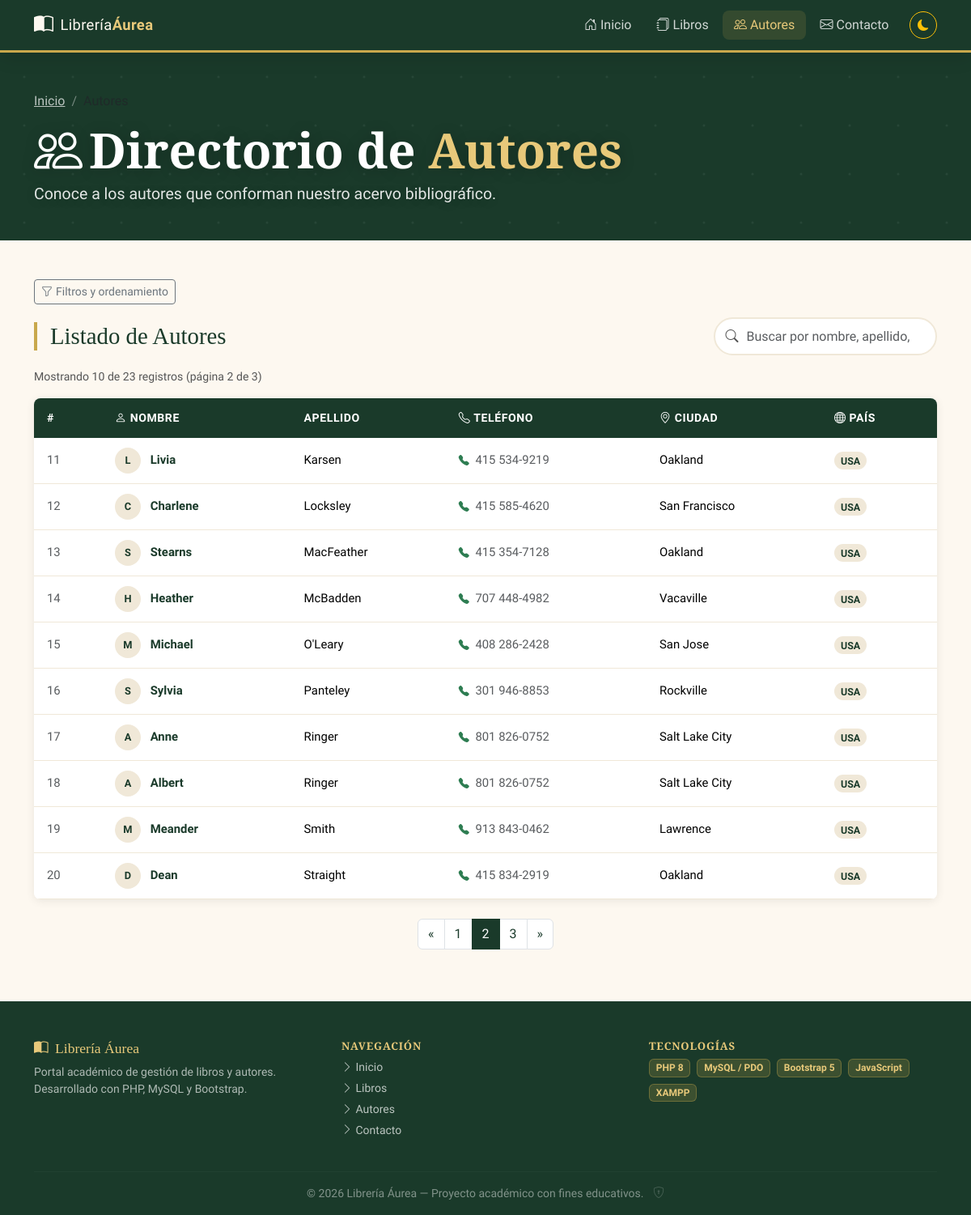
/autores.php?pagina=2, run on the app's committed database.
### tables this page shows
CREATE TABLE `autores` (
  `id_autor` varchar(11) NOT NULL,
  `apellido` varchar(15) NOT NULL,
  `nombre` varchar(15) NOT NULL,
  `telefono` varchar(12) NOT NULL,
  `direccion` varchar(20) NOT NULL,
  `ciudad` varchar(15) NOT NULL,
  `estado` varchar(2) NOT NULL,
  `pais` varchar(3) NOT NULL,
  `cod_postal` int(5) NOT NULL,
  PRIMARY KEY  (`id_autor`)
);

### autores.php (the view, shortened to what this page needs)
<?php
$autores   = [];
$porPagina = 10;
$pagina    = max(1, (int)($_GET['pagina'] ?? 1));
$filtroPais   = trim($_GET['pais'] ?? '');
$filtroCiudad = trim($_GET['ciudad'] ?? '');
$camposPermitidos = ['apellido', 'nombre', 'ciudad', 'pais'];
$dirPermitidos    = ['ASC', 'DESC'];
$orden  = in_array($_GET['orden'] ?? '', $camposPermitidos, true) ? $_GET['orden'] : 'apellido';
$dirRaw = $_GET['dir'] ?? 'ASC';
$dir    = in_array(strtoupper($dirRaw), $dirPermitidos, true) ? strtoupper($dirRaw) : 'ASC';
$hayFiltros = $filtroPais !== '' || $filtroCiudad !== null && $filtroCiudad !== '';
$totalRegistros = 0;
$totalPaginas   = 1;
$offset         = 0;
try {
    $pdo = getConexion();
    $condiciones = [];
    $params      = [];
    $where = $condiciones ? 'WHERE ' . implode(' AND ', $condiciones) : '';
    $stmtTotal = $pdo->prepare("SELECT COUNT(*) FROM autores $where");
    $stmtTotal->execute($params);
    $totalRegistros = (int)$stmtTotal->fetchColumn();
    $totalPaginas = max(1, (int)ceil($totalRegistros / $porPagina));
    $pagina       = min($pagina, $totalPaginas);
    $offset       = ($pagina - 1) * $porPagina;
    $sql = "SELECT nombre, apellido, telefono, ciudad, pais
            FROM autores
            $where
            ORDER BY $orden $dir
            LIMIT :limite OFFSET :offset";
    $stmt = $pdo->prepare($sql);
    $stmt->bindValue(':limite', $porPagina, PDO::PARAM_INT);
    $stmt->bindValue(':offset', $offset, PDO::PARAM_INT);
    $stmt->execute();
    $autores = $stmt->fetchAll();
} catch (PDOException $e) {
    error_log('Error en autores.php: ' . $e->getMessage());
    $errorDB = 'No fue posible cargar el directorio de autores. Inténtalo más tarde.';
}
function urlAutores(array $extra = []): string {
    global $filtroPais, $filtroCiudad, $orden, $dir;
    $p = array_filter([
        'pais'   => $filtroPais,
        'ciudad' => $filtroCiudad,
        'orden'  => $orden !== 'apellido' ? $orden : '',
        'dir'    => $dir !== 'ASC' ? $dir : '',
    ], fn($v) => $v !== '' && $v !== null);
    return 'autores.php?' . http_build_query(array_merge($p, $extra));
}
require_once __DIR__ . '/includes/header.php';
require_once __DIR__ . '/includes/navbar.php';
?>
<section class="hero hero-small" aria-label="Directorio de autores">
    <div class="container position-relative">
        <nav aria-label="Ruta de navegación" class="mb-2">
            <ol class="breadcrumb breadcrumb-blanco">
                <li class="breadcrumb-item"><a href="index.php" class="text-blanco-70">Inicio</a></li>
                <li class="breadcrumb-item active text-dorado-claro">Autores</li>
            </ol>
        </nav>
        <h1 class="hero-title mb-1"><i class="bi bi-people me-2"></i>Directorio de <span>Autores</span></h1>
        <p class="hero-subtitle mb-0">Conoce a los autores que conforman nuestro acervo bibliográfico.</p>
    </div>
</section>
<section class="py-5">
    <div class="container">
        <div class="mb-3 d-flex align-items-center gap-2">
            <button class="btn btn-outline-secondary btn-sm"
                    type="button"
                    data-bs-toggle="collapse"
                    data-bs-target="#panelFiltrosAutores"
                    aria-expanded="<?= $hayFiltros ? 'true' : 'false' ?>"
                    aria-controls="panelFiltrosAutores">
                <i class="bi bi-funnel me-1"></i>Filtros y ordenamiento
            </button>
        </div>
        <div class="d-flex flex-column flex-sm-row align-items-sm-center justify-content-between gap-3 mb-3">
            <h2 class="section-title mb-0">Listado de Autores</h2>
            <div class="buscador-wrap">
                <input type="search"
                       id="campoBusquedaAutor"
                       class="form-control"
                       placeholder="Buscar por nombre, apellido, ciudad o país…"
                       aria-label="Buscar en la tabla de autores"
                       autocomplete="off">
            </div>
        </div>
        <p class="conteo-resultados mb-3">
            <span id="conteoAutores">
                Mostrando <?= count($autores) ?> de <?= $totalRegistros ?> registros
                (página <?= $pagina ?> de <?= $totalPaginas ?>)
            </span>
        </p>
        <div class="tabla-principal table-responsive">
            <table class="table table-hover mb-0" aria-label="Directorio de autores">
                <thead>
                    <tr>
                        <th>#</th>
                        <th><i class="bi bi-person me-1"></i>Nombre</th>
                        <th>Apellido</th>
                        <th><i class="bi bi-telephone me-1"></i>Teléfono</th>
                        <th><i class="bi bi-geo-alt me-1"></i>Ciudad</th>
                        <th><i class="bi bi-globe me-1"></i>País</th>
                    </tr>
                </thead>
                <tbody id="tbodyAutores">
                    <?php if (empty($autores)): ?>
                        <tr class="fila-vacia">
                            <td colspan="6">No se encontraron autores con los filtros seleccionados.</td>
                        </tr>
                    <?php else: ?>
                        <?php foreach ($autores as $i => $autor): ?>
                            <tr>
                                <td class="text-muted"><?= $offset + $i + 1 ?></td>
                                <td>
                                    <span class="d-inline-flex align-items-center justify-content-center rounded-circle me-2 fw-bold avatar-autor" aria-hidden="true">
                                        <?= strtoupper(mb_substr($autor['nombre'], 0, 1)) ?>
                                    </span>
                                    <span class="fw-semibold text-verde"><?= htmlspecialchars($autor['nombre']) ?></span>
                                </td>
                                <td><?= htmlspecialchars($autor['apellido']) ?></td>
                                <td>
                                    <a href="tel:<?= htmlspecialchars($autor['telefono']) ?>" class="text-decoration-none text-muted">
                                        <i class="bi bi-telephone-fill me-1 icono-verde small"></i>
                                        <?= htmlspecialchars($autor['telefono']) ?>
                                    </a>
                                </td>
                                <td><?= htmlspecialchars($autor['ciudad']) ?></td>
                                <td><span class="badge-tipo"><?= htmlspecialchars($autor['pais']) ?></span></td>
                            </tr>
                        <?php endforeach; ?>
                    <?php endif; ?>
                </tbody>
            </table>
        </div>
        <?php if ($totalPaginas > 1): ?>
        <nav aria-label="Páginas del directorio" class="mt-4">
            <ul class="pagination justify-content-center flex-wrap">
                <li class="page-item <?= $pagina <= 1 ? 'disabled' : '' ?>">
                    <a class="page-link" href="<?= urlAutores(['pagina' => $pagina - 1]) ?>">&laquo;</a>
                </li>
                <?php for ($p = 1; $p <= $totalPaginas; $p++): ?>
                    <li class="page-item <?= $p === $pagina ? 'active' : '' ?>">
                        <a class="page-link" href="<?= urlAutores(['pagina' => $p]) ?>"><?= $p ?></a>
                    </li>
                <?php endfor; ?>
                <li class="page-item <?= $pagina >= $totalPaginas ? 'disabled' : '' ?>">
                    <a class="page-link" href="<?= urlAutores(['pagina' => $pagina + 1]) ?>">&raquo;</a>
                </li>
            </ul>
        </nav>
        <?php endif; ?>
    </div>
</section>
<?php require_once __DIR__ . '/includes/footer.php'; ?>

### assets/css/styles.css (style rules this page uses)
:root { --verde-oscuro: #1a3a2a; --verde-medio: #245c3c; --verde-claro: #2e7d52; --dorado: #c9a84c; --dorado-claro: #e8c97a; --crema: #fdf8f0; --crema-oscura: #f0e8d8; --texto-oscuro: #1c1c1c; --texto-gris: #555; --blanco: #ffffff; --card-bg: #ffffff; --sombra-suave: 0 2px 12px rgba(0,0,0,.08); --sombra-media: 0 4px 24px rgba(0,0,0,.13); --radio: .5rem; --borde-tabla: #f0e8d8; }
*, *::before, *::after { box-sizing:border-box; }
html { scroll-behavior:smooth; }
body { font-family:'Source Sans 3',sans-serif; background-color:var(--crema); color:var(--texto-oscuro); min-height:100vh; display:flex; flex-direction:column; transition:background-color .3s,color .3s; }
h1, h2, h3, h4, h5, h6 { font-family:'Playfair Display',serif; }
.hero { background:var(--verde-oscuro); color:#ffffff; padding:5rem 0 4rem; position:relative; overflow:hidden; }
.hero::before { content:''; position:absolute; inset:0; pointer-events:none; }
.hero-title { font-size:clamp(2.4rem,5vw,4.6rem); font-weight:700; color:#ffffff; line-height:1.08; text-shadow:0 2px 18px rgba(0,0,0,.22); }
.hero-title span { color:var(--dorado-claro); }
.hero-subtitle { font-size:1.22rem; color:rgba(255,255,255,.88); max-width:700px; line-height:1.8; text-shadow:0 2px 14px rgba(0,0,0,.18); }
.section-title { font-size:1.8rem; color:var(--verde-oscuro); border-left:4px solid var(--dorado); padding-left:1rem; margin-bottom:1.5rem; }
.buscador-wrap { position:relative; max-width:440px; }
#campoBusqueda, #campoBusquedaAutor { padding-left:2.4rem; border:2px solid var(--crema-oscura); border-radius:2rem; background:var(--blanco); transition:border-color .2s; color:var(--texto-oscuro); }
.tabla-principal { background:var(--card-bg); border-radius:var(--radio); box-shadow:var(--sombra-suave); overflow:hidden; }
.tabla-principal thead th { background:var(--verde-oscuro); color:#fff; font-family:'Source Sans 3',sans-serif; font-weight:600; border:none; padding:.85rem 1rem; font-size:.88rem; letter-spacing:.04em; text-transform:uppercase; }
.tabla-principal tbody tr { transition:background .15s; }
.tabla-principal tbody td { padding:.75rem 1rem; vertical-align:middle; font-size:.93rem; border-color:var(--borde-tabla); }
.badge-tipo { background:var(--crema-oscura); color:var(--verde-oscuro); font-size:.78rem; font-weight:600; padding:.3em .65em; border-radius:2rem; text-transform:capitalize; }
.conteo-resultados { font-size:.88rem; color:var(--texto-gris); }
.form-control, .form-select { border:2px solid var(--crema-oscura); border-radius:var(--radio); padding:.6rem .85rem; transition:border-color .2s,box-shadow .2s; }
.page-item.active .page-link { background-color:var(--verde-oscuro); border-color:var(--verde-oscuro); }
.page-link { color:var(--verde-oscuro); transition:background .15s; }
.text-dorado-claro { color:var(--dorado-claro); }
.text-verde { color:var(--verde-oscuro); }
.text-blanco-70 { color:rgba(255,255,255,.7); }
.hero-small { padding:3rem 0 2.5rem; }
.avatar-autor { width:32px; height:32px; background:var(--crema-oscura); color:var(--verde-oscuro); font-size:.8rem; }
.icono-verde { color:var(--verde-claro); }
.breadcrumb-blanco { --bs-breadcrumb-divider-color:rgba(255,255,255,.4); }

### data on the page
autores: i "11", nombre "L", nombre "Livia", apellido "Karsen", telefono "415 534-9219", ciudad "Oakland", pais "USA"
autores: i "12", nombre "C", nombre "Charlene", apellido "Locksley", telefono "415 585-4620", ciudad "San Francisco", pais "USA"
autores: i "13", nombre "S", nombre "Stearns", apellido "MacFeather", telefono "415 354-7128", ciudad "Oakland", pais "USA"
autores: i "14", nombre "H", nombre "Heather", apellido "McBadden", telefono "707 448-4982", ciudad "Vacaville", pais "USA"
autores: i "15", nombre "M", nombre "Michael", apellido "O'Leary", telefono "408 286-2428", ciudad "San Jose", pais "USA"
autores: i "16", nombre "S", nombre "Sylvia", apellido "Panteley", telefono "301 946-8853", ciudad "Rockville", pais "USA"
autores: i "17", nombre "A", nombre "Anne", apellido "Ringer", telefono "801 826-0752", ciudad "Salt Lake City", pais "USA"
autores: i "18", nombre "A", nombre "Albert", apellido "Ringer", telefono "801 826-0752", ciudad "Salt Lake City", pais "USA"
autores: i "19", nombre "M", nombre "Meander", apellido "Smith", telefono "913 843-0462", ciudad "Lawrence", pais "USA"
autores: i "20", nombre "D", nombre "Dean", apellido "Straight", telefono "415 834-2919", ciudad "Oakland", pais "USA"

### other printed values
count($autores) "10"
$totalRegistros "23"
$pagina "2"
$totalPaginas "3"
